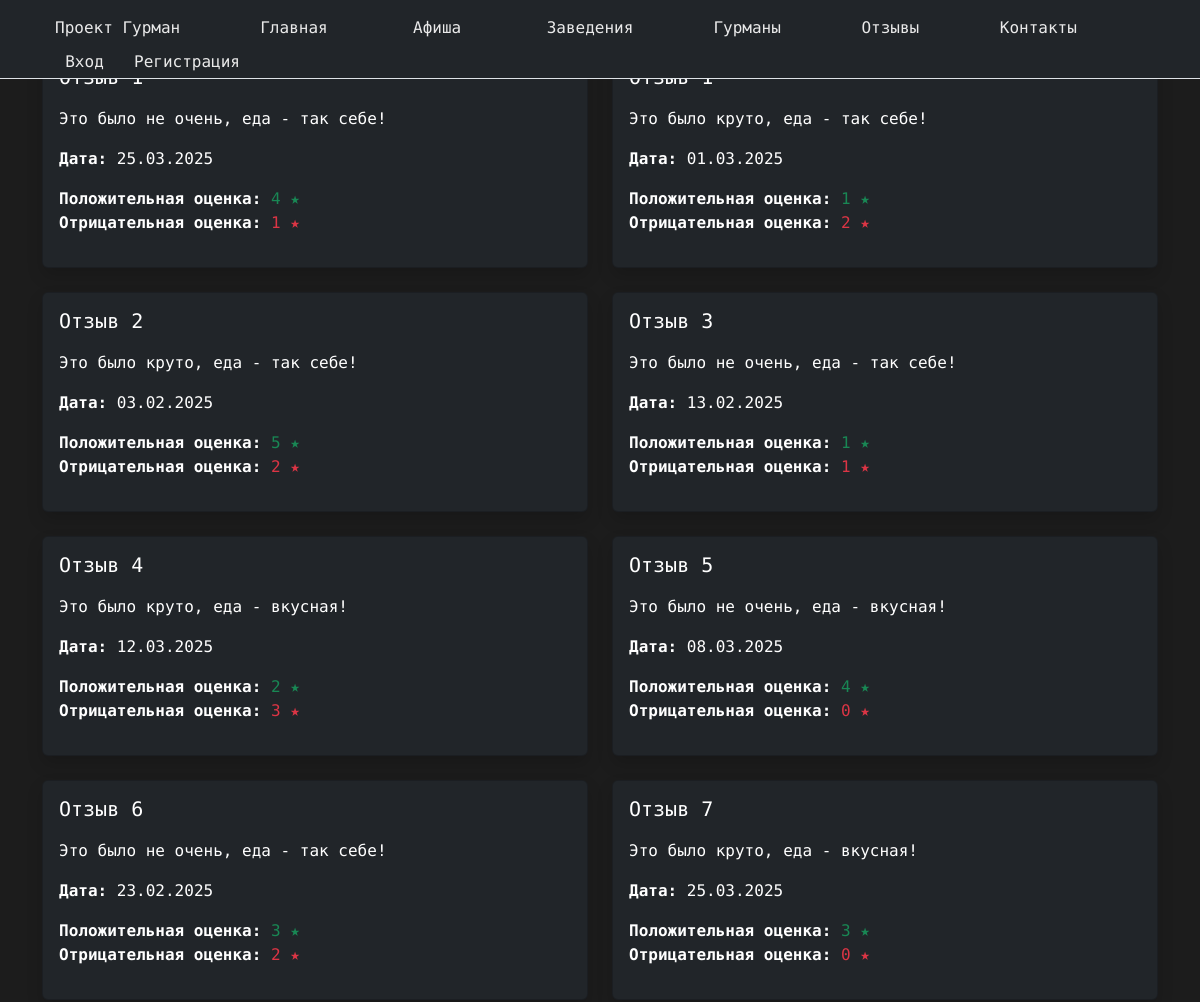
Page /gourmands/jaims-hatfield/reviews/ (upper part) on the earlier database version.
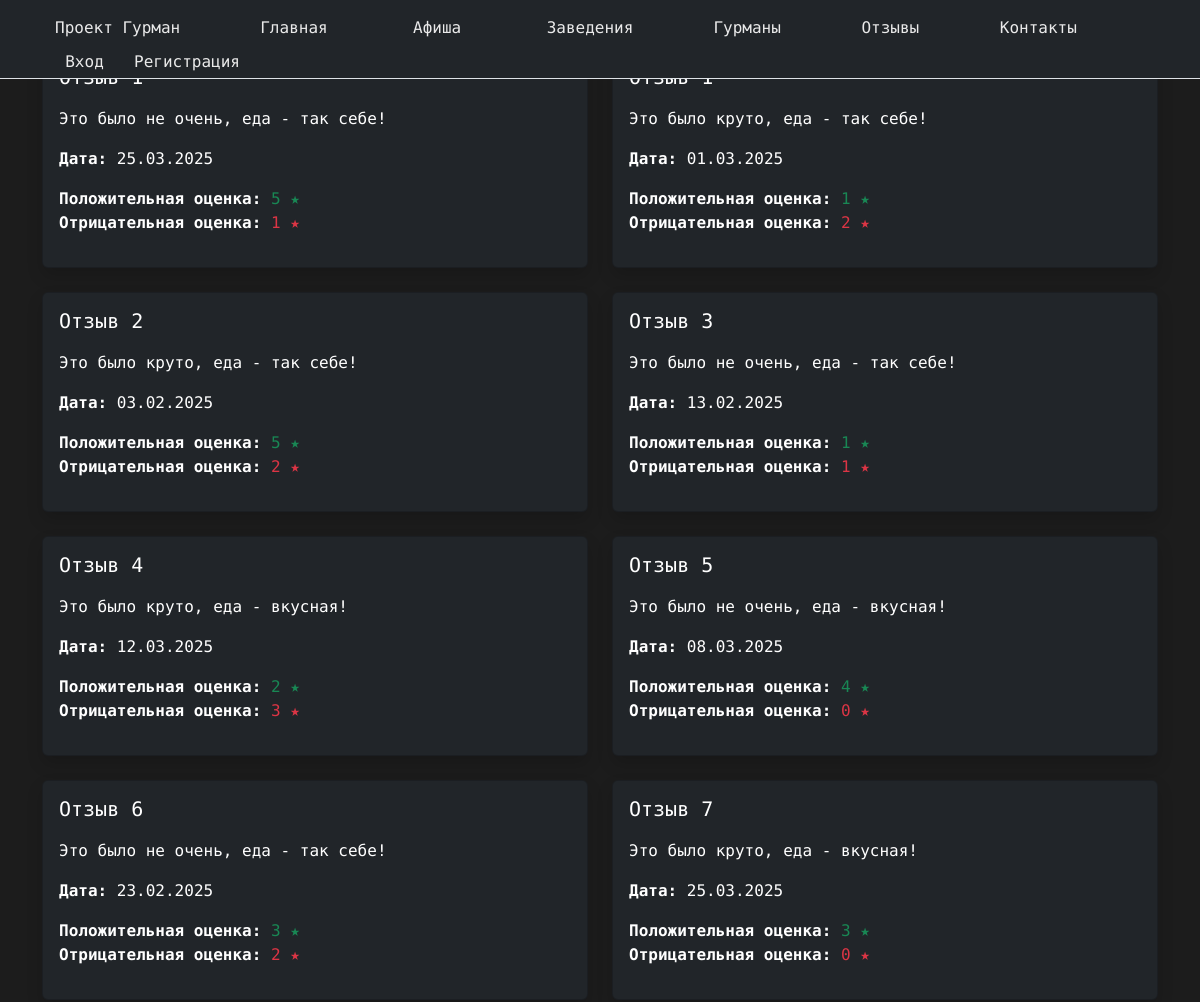
Same page on the later database version.
### landing/models.py (models this page shows, shortened)
class Review(models.Model):
    name = models.CharField(max_length=50)
    review_date = models.DateTimeField(auto_now_add=True)
    description = models.TextField()
    gourmand_rating = models.IntegerField(null=True, blank=True, default=None)
    positive_rating = models.IntegerField(default=0)
    negative_rating = models.IntegerField(default=0)
    gourmand = models.ForeignKey(
        settings.AUTH_USER_MODEL,
        on_delete=models.DO_NOTHING,
        related_name='reviews'
    )
    place = models.ForeignKey('Place', on_delete=models.CASCADE, related_name='reviews')
    slug = models.SlugField(max_length=100, blank=True, unique=True, verbose_name="Слаг")

### landing/views.py (the view)
# urls.py: path('gourmands/<slug:slug>/reviews/', views.gourmand_reviews, name='gourmand_reviews'),
def gourmand_reviews(request, slug):
    gourmand_obj = get_object_or_404(User, slug=slug)
    reviews = Review.objects.filter(gourmand=gourmand_obj)
    return render(request, 'gourmands/gourmand_reviews.html', {'gourmand': gourmand_obj, 'reviews': reviews})

### templates/gourmands/gourmand_reviews.html (shortened to what this page needs)
{% extends 'landing/base.html' %}
{% load static %}
{% block content %}
<div class="container my-4 my-md-5">
  {% if reviews %}
    <div class="row">
      {% for review in reviews %}
        <div class="col-md-6 mb-4">
          <div class="card bg-dark text-white shadow">
            <div class="card-body">
              <h5 class="card-title">{{ review.name }}</h5>
              <p class="card-text">{{ review.description }}</p>
              <p><strong>Дата:</strong> {{ review.review_date|date:"d.m.Y" }}</p>
              <p>
                <strong>Положительная оценка:</strong> <span class="text-success">{{ review.positive_rating }} ★</span><br>
                <strong>Отрицательная оценка:</strong> <span class="text-danger">{{ review.negative_rating }} ★</span>
              </p>
            </div>
          </div>
        </div>
      {% endfor %}
    </div>
  {% else %}
    <div class="alert alert-info" role="alert">
      Пока нет отзывов от {{ gourmand.first_name }}. Ждите, пока напишет первый отзыв
    </div>
  {% endif %}
</div>
{% endblock %}

Differences in the rows shown:
changed Review (number 1 of 8 on the later page): positive_rating "4" → "5"
